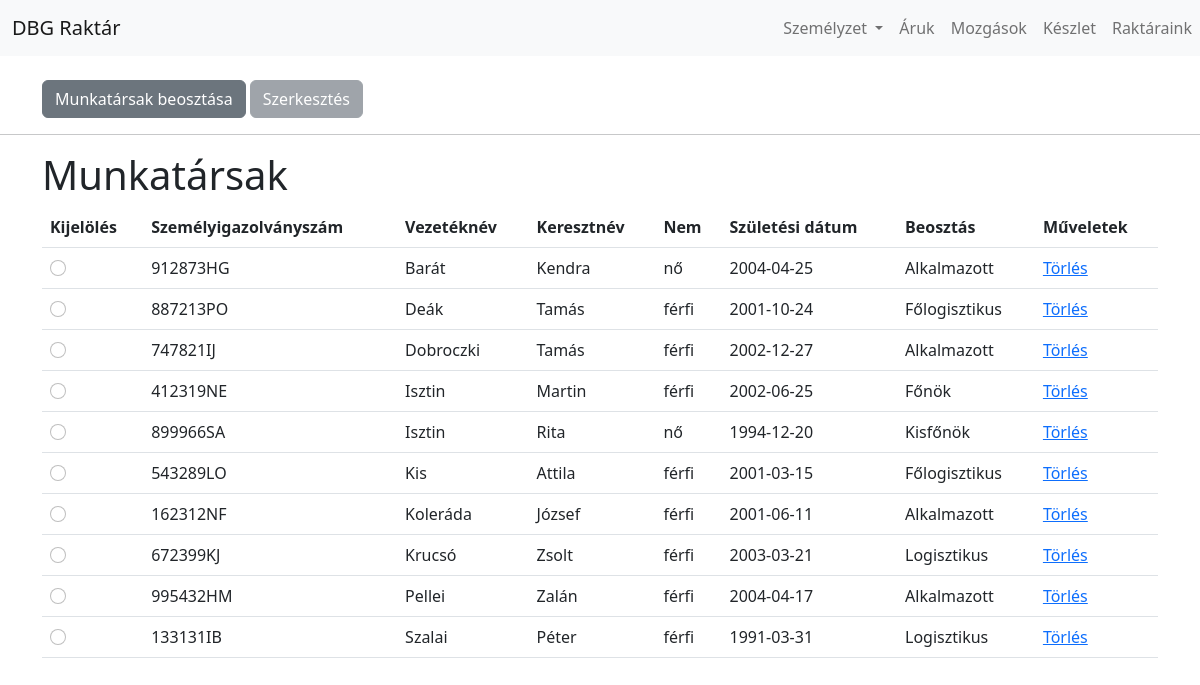
/beosztas.php, run on the app's committed database.
### tables this page shows
CREATE TABLE `szemelyzet` (
  `szigszam` varchar(8) NOT NULL,
  `vezeteknev` varchar(50) NOT NULL,
  `keresztnev` varchar(50) NOT NULL,
  `nem` tinyint(1) NOT NULL,
  `szulido` date NOT NULL,
  `image` varchar(50) NOT NULL
);

CREATE TABLE `szerep` (
  `jogkor_nev` varchar(20) NOT NULL,
  `szemelyzet_szigszam` varchar(8) NOT NULL
);

### use/u_dao.php (called while the page is built, shortened)
<?php
function db_kapcsolat() {
	$host = "localhost";
	$uname = "root";
	$database = "raktar";
	$db = mysqli_connect($host, $uname, "", $database);
	mysqli_set_charset($db, 'utf8');
	return $db;
}
function szemelyek_lekerdez() {
	if (!($db = db_kapcsolat())) {
		return false;
	}
	$q = "SELECT * FROM szemelyzet ORDER BY vezeteknev, keresztnev";
	$res = mysqli_query($db, $q);
	return $res;
}
function szerep_lekerdez($id) {
	if (!($db = db_kapcsolat())) {
		return false;
	}
	$q = "SELECT * FROM szerep WHERE szemelyzet_szigszam = '$id' ORDER BY jogkor_nev";
	$res = mysqli_query($db, $q);
	return $res;
}

### beosztas.php (the view, shortened to what this page needs)
<?php
include_once('use/u_dao.php');
?>
<!doctype html>
<html lang="hu">
<head>
	<?php include_once('use/head_imports.php'); ?>
</head>
<body>
<?php include_once('use/navbar.php'); ?>
<br>
<div class="container">
    <button type="button" class="btn btn-secondary" data-bs-toggle="modal" data-bs-target="#ujRekord">
  		Munkatársak beosztása
	</button>
    <button type="button" class="btn btn-secondary" data-bs-toggle="modal" data-bs-target="#szerkesztesModal" <?php if(!isset($_GET['id'])) {echo 'disabled';} ?>>
  		Szerkesztés
	</button>
</div>
<hr>
<div class="container">
	<h1>Munkatársak</h1>
</div>
<div class="container">
	<table class="table">
		<tr>
            <th>Kijelölés
			</th>
			<th>Személyigazolványszám</th>
			<th>Vezetéknév</th>
			<th>Keresztnév</th>
            <th>Nem</th>
            <th>Születési dátum</th>
            <th>Beosztás</th>
			<th>Műveletek</th>
		</tr>
	<?php
		$szemelyek = szemelyek_lekerdez();
		while($fetch = mysqli_fetch_assoc($szemelyek)) {
			$szerep = mysqli_fetch_assoc(szerep_lekerdez($fetch['szigszam']));
            if(!$szerep) {
				$szerep['jogkor_nev'] = "Nincs beosztva";
				continue;
			}
			echo '<tr>';
            echo '<td><input type="radio" class="form-check-input" onclick="window.location=\'beosztas.php?id='. $fetch['szigszam'] .'\'" name="select" value="'. $fetch['szigszam'] .'" ';
			if(isset($_GET['id']) && $_GET['id'] == $fetch['szigszam']) { echo 'checked'; }
			echo '>';
			echo '<td>'. $fetch['szigszam'].'</td>';
			echo '<td>'. $fetch["vezeteknev"] .'</td>';
			echo '<td>'. $fetch["keresztnev"] .'</td>';
            echo '<td>'. ($fetch["nem"] ? "férfi" : "nő") .'</td>';
            echo '<td>'. $fetch["szulido"] .'</td>';
            echo '<td>'. $szerep['jogkor_nev'] .'</td>';
			echo '<td><a href="delete_beosztas.php?id='.$fetch['szigszam'].'">Törlés</a></td>';
			echo '</tr>';
		}
	?>
</table>
</body>
</html>

### data on the page
szemelyzet: szigszam "912873HG", vezeteknev "Barát", keresztnev "Kendra", nem "nő", szulido "2004-04-25", szerep.jogkor_nev "Alkalmazott"
szemelyzet: szigszam "887213PO", vezeteknev "Deák", keresztnev "Tamás", nem "férfi", szulido "2001-10-24", szerep.jogkor_nev "Főlogisztikus"
szemelyzet: szigszam "747821IJ", vezeteknev "Dobroczki", keresztnev "Tamás", nem "férfi", szulido "2002-12-27", szerep.jogkor_nev "Alkalmazott"
szemelyzet: szigszam "412319NE", vezeteknev "Isztin", keresztnev "Martin", nem "férfi", szulido "2002-06-25", szerep.jogkor_nev "Főnök"
szemelyzet: szigszam "899966SA", vezeteknev "Isztin", keresztnev "Rita", nem "nő", szulido "1994-12-20", szerep.jogkor_nev "Kisfőnök"
szemelyzet: szigszam "543289LO", vezeteknev "Kis", keresztnev "Attila", nem "férfi", szulido "2001-03-15", szerep.jogkor_nev "Főlogisztikus"
szemelyzet: szigszam "162312NF", vezeteknev "Koleráda", keresztnev "József", nem "férfi", szulido "2001-06-11", szerep.jogkor_nev "Alkalmazott"
szemelyzet: szigszam "672399KJ", vezeteknev "Krucsó", keresztnev "Zsolt", nem "férfi", szulido "2003-03-21", szerep.jogkor_nev "Logisztikus"
szemelyzet: szigszam "995432HM", vezeteknev "Pellei", keresztnev "Zalán", nem "férfi", szulido "2004-04-17", szerep.jogkor_nev "Alkalmazott"
szemelyzet: szigszam "133131IB", vezeteknev "Szalai", keresztnev "Péter", nem "férfi", szulido "1991-03-31", szerep.jogkor_nev "Logisztikus"
